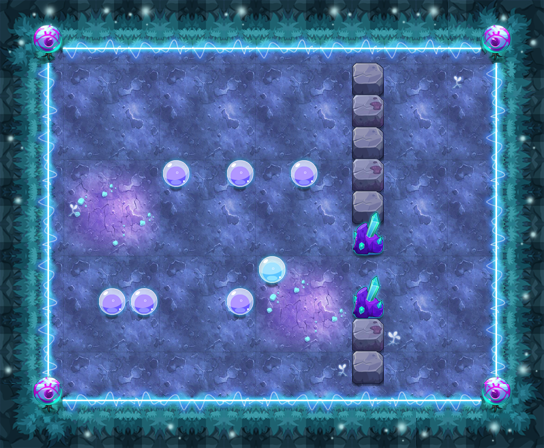

A 2D game scene composited from a Tiled map and its tileset images. What follows is a short description and the map's XML, with each tile layer's data collapsed to a summary:
An orthogonal 17x14 tile map with 32x32 px tiles, 17 tile layers (PASS, 块层 2, 块层 15, 块层 13, ...) and 14 objects (8x TRAP, 3x zmwl2, 2x BOMB, PLAYER).

<map version="1.0" orientation="orthogonal" width="17" height="14" tilewidth="32" tileheight="32">
 <properties>
  <property name="DESTRY1" value="27" />
  <property name="DESTRY2" value="39" />
  <property name="DESTRY_COUNT" value="2" />
  <property name="EXP" value="1415" />
  <property name="ITEM" value="D056" />
  <property name="LOSE_SCRIPT" value="" />
  <property name="MONEY" value="2123" />
  <property name="START_SCRIPT" value="lv165" />
  <property name="WIN_SCRIPT" value="" />
 </properties>
 <tileset firstgid="1" name="ysmg" tilewidth="32" tileheight="32">
  <image source="ysmg.png" width="480" height="535" />
 </tileset>
 <layer name="PASS" width="17" height="14">
  <data>[238 cells, 126 non-empty, 10 distinct tile ids]</data>
 </layer>
 <layer name="块层 2" width="17" height="14">
  <data>[238 cells, 238 non-empty, 26 distinct tile ids]</data>
 </layer>
 <layer name="块层 15" width="17" height="14">
  <data>[238 cells, 33 non-empty, 6 distinct tile ids]</data>
 </layer>
 <layer name="块层 13" width="17" height="14">
  <data>[238 cells, 52 non-empty, 6 distinct tile ids]</data>
 </layer>
 <layer name="块层 3" width="17" height="14">
  <data>[238 cells, 13 non-empty, 4 distinct tile ids]</data>
 </layer>
 <layer name="块层 6" width="17" height="14">
  <data>[238 cells, 16 non-empty, 5 distinct tile ids]</data>
 </layer>
 <layer name="SHELTER 11" width="17" height="14">
  <data>[238 cells, 2 non-empty, 1 distinct tile ids]</data>
 </layer>
 <layer name="SHELTER 10" width="17" height="14">
  <data>[238 cells, 1 non-empty, 1 distinct tile ids]</data>
 </layer>
 <layer name="SHELTER 9" width="17" height="14">
  <data>[238 cells, 1 non-empty, 1 distinct tile ids]</data>
 </layer>
 <layer name="SHELTER 8" width="17" height="14">
  <data>[238 cells, 4 non-empty, 2 distinct tile ids]</data>
 </layer>
 <layer name="SHELTER 7" width="17" height="14">
  <data>[238 cells, 1 non-empty, 1 distinct tile ids]</data>
 </layer>
 <layer name="SHELTER 6" width="17" height="14">
  <data>[238 cells, 1 non-empty, 1 distinct tile ids]</data>
 </layer>
 <layer name="SHELTER 5" width="17" height="14">
  <data>[238 cells, 1 non-empty, 1 distinct tile ids]</data>
 </layer>
 <layer name="SHELTER 4" width="17" height="14">
  <data>[238 cells, 4 non-empty, 2 distinct tile ids]</data>
 </layer>
 <layer name="SHELTER 3" width="17" height="14">
  <data>[238 cells, 1 non-empty, 1 distinct tile ids]</data>
 </layer>
 <layer name="SHELTER 2" width="17" height="14">
  <data>[238 cells, 1 non-empty, 1 distinct tile ids]</data>
 </layer>
 <layer name="SHELTER 1" width="17" height="14">
  <data>[238 cells, 1 non-empty, 1 distinct tile ids]</data>
 </layer>
 <objectgroup name="对象层 1" width="17" height="14">
  <object name="PLAYER" type="PLAYER" x="192" y="64" width="32" height="32" />
  <object name="zmwl2" x="192" y="224" width="32" height="32">
   <properties>
    <property name="lua_ai" value="monster_zmwl_ai" />
    <property name="quality" value="zmwl2.quality" />
   </properties>
  </object>
  <object name="zi_dan_right1" type="TRAP" x="64" y="160" width="32" height="32">
   <properties>
    <property name="trap_ani" value="fire_cat_right.actor" />
    <property name="trap_delay" value="2" />
    <property name="trap_id" value="0" />
    <property name="trap_script" value="trap(&quot;zi_dan_right1&quot;):setAtkPower(target(&quot;PLAYER&quot;):getHP()*0.1);trap(&quot;zi_dan_right1&quot;):turnRight(); trap(&quot;zi_dan_right1&quot;):getAI():getActions():addObject( AIUseSkill:create(   SkillLua:create(&quot;skill_0001&quot;)  )  );" />
    <property name="trap_start_mode" value="2" />
    <property name="trap_state" value="open" />
   </properties>
  </object>
  <object name="zi_dan_left1" type="TRAP" x="320" y="288" width="32" height="32">
   <properties>
    <property name="trap_ani" value="fire_cat_left.actor" />
    <property name="trap_delay" value="2" />
    <property name="trap_id" value="0" />
    <property name="trap_script" value="trap(&quot;zi_dan_left1&quot;):setAtkPower(target(&quot;PLAYER&quot;):getHP()*0.1);trap(&quot;zi_dan_left1&quot;):turnLeft(); trap(&quot;zi_dan_left1&quot;):getAI():getActions():addObject( AIUseSkill:create(   SkillLua:create(&quot;skill_0001&quot;)  )  );" />
    <property name="trap_start_mode" value="2" />
    <property name="trap_state" value="open" />
   </properties>
  </object>
  <object name="triger1" type="TRAP" x="128" y="160" width="32" height="32">
   <properties>
    <property name="trap_ani" value="tnt_triger.actor" />
    <property name="trap_floor" value="true" />
    <property name="trap_script" value="trap_onTNTBombTrap(&quot;triger1&quot;,&quot;tnt1&quot;);" />
    <property name="trap_start_mode" value="3" />
    <property name="trap_state" value="open" />
   </properties>
  </object>
  <object name="senser1" type="TRAP" x="128" y="160" width="32" height="32">
   <properties>
    <property name="trap_floor" value="true" />
    <property name="trap_script" value="trap_onTNTSenser(&quot;tnt1&quot;);" />
    <property name="trap_start_mode" value="0" />
   </properties>
  </object>
  <object name="tnt1" type="BOMB" x="416" y="128" width="32" height="32">
   <properties>
    <property name="bomb_ani" value="tnt_bomb.bomb" />
    <property name="bomb_damage" value="9999" />
    <property name="bomb_power" value="1" />
   </properties>
  </object>
  <object name="triger2" type="TRAP" x="256" y="288" width="32" height="32">
   <properties>
    <property name="trap_ani" value="tnt_triger.actor" />
    <property name="trap_floor" value="true" />
    <property name="trap_script" value="trap_onTNTBombTrap(&quot;triger2&quot;,&quot;tnt2&quot;);" />
    <property name="trap_start_mode" value="3" />
    <property name="trap_state" value="open" />
   </properties>
  </object>
  <object name="senser2" type="TRAP" x="256" y="288" width="32" height="32">
   <properties>
    <property name="trap_floor" value="true" />
    <property name="trap_script" value="trap_onTNTSenser(&quot;tnt2&quot;);" />
    <property name="trap_start_mode" value="0" />
   </properties>
  </object>
  <object name="tnt2" type="BOMB" x="416" y="288" width="32" height="32">
   <properties>
    <property name="bomb_ani" value="tnt_bomb.bomb" />
    <property name="bomb_damage" value="9999" />
    <property name="bomb_power" value="1" />
   </properties>
  </object>
  <object name="block_control1" type="TRAP" x="320" y="352" width="32" height="32">
   <properties>
    <property name="trap_ani" value="switch.actor" />
    <property name="trap_floor" value="true" />
    <property name="trap_id" value="0" />
    <property name="trap_script" value="trap(&quot;block_control1&quot;):setOpened(false);trap(&quot;block1&quot;):setOpened(false)" />
    <property name="trap_sound_id" value="2" />
    <property name="trap_start_mode" value="0" />
    <property name="trap_state" value="open" />
   </properties>
  </object>
  <object name="block1" type="TRAP" x="352" y="256" width="32" height="32">
   <properties>
    <property name="trap_ani" value="blok2.actor" />
    <property name="trap_blok" value="true" />
    <property name="trap_id" value="0" />
   </properties>
  </object>
  <object name="zmwl2" x="416" y="352" width="32" height="32">
   <properties>
    <property name="lua_ai" value="monster_zmwl_ai" />
    <property name="quality" value="zmwl2.quality" />
   </properties>
  </object>
  <object name="zmwl2" x="416" y="64" width="32" height="32">
   <properties>
    <property name="lua_ai" value="monster_zmwl_ai" />
    <property name="quality" value="zmwl2.quality" />
   </properties>
  </object>
 </objectgroup>
</map>
